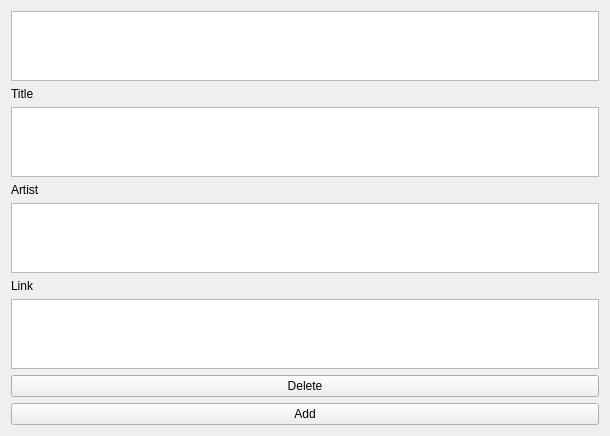
<?xml version="1.0" encoding="UTF-8"?>
<ui version="4.0">
 <class>GUI</class>
 <widget class="QWidget" name="GUI">
  <property name="geometry">
   <rect>
    <x>0</x>
    <y>0</y>
    <width>610</width>
    <height>428</height>
   </rect>
  </property>
  <property name="windowTitle">
   <string>GUI</string>
  </property>
  <layout class="QVBoxLayout" name="verticalLayout">
   <item>
    <widget class="QListWidget" name="songsListWidget"/>
   </item>
   <item>
    <widget class="QLabel" name="label">
     <property name="text">
      <string>Title</string>
     </property>
    </widget>
   </item>
   <item>
    <widget class="QTextEdit" name="titleEdit"/>
   </item>
   <item>
    <widget class="QLabel" name="label_2">
     <property name="text">
      <string>Artist</string>
     </property>
    </widget>
   </item>
   <item>
    <widget class="QTextEdit" name="artistEdit"/>
   </item>
   <item>
    <widget class="QLabel" name="label_3">
     <property name="text">
      <string>Link</string>
     </property>
    </widget>
   </item>
   <item>
    <widget class="QTextEdit" name="linkEdit_3"/>
   </item>
   <item>
    <widget class="QPushButton" name="deleteButton">
     <property name="text">
      <string>Delete</string>
     </property>
    </widget>
   </item>
   <item>
    <widget class="QPushButton" name="addButton">
     <property name="text">
      <string>Add</string>
     </property>
    </widget>
   </item>
  </layout>
 </widget>
 <resources/>
 <connections/>
</ui>
